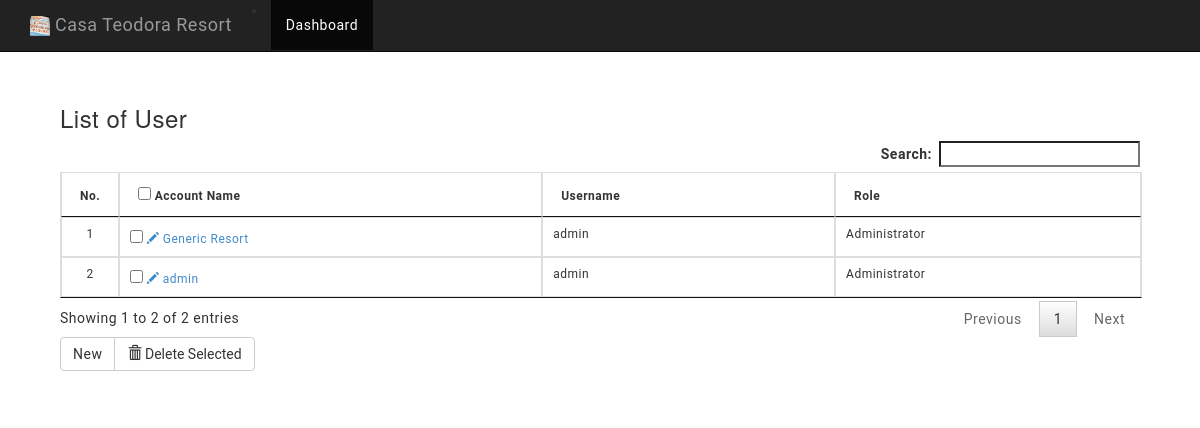
The page /admin/mod_users/index.php (signed in) on the database its author committed.
### tables this page shows
CREATE TABLE `tbluseraccount` (
  `USERID` int(11) NOT NULL,
  `UNAME` varchar(255) NOT NULL DEFAULT '-',
  `USER_NAME` varchar(90) NOT NULL DEFAULT '-',
  `UPASS` varchar(90) NOT NULL DEFAULT '-',
  `ROLE` varchar(30) NOT NULL DEFAULT '-',
  `PHONE` varchar(255) NOT NULL DEFAULT '0',
  `User_Email` varchar(90) NOT NULL DEFAULT '-',
  `Logo` text NOT NULL DEFAULT 'logo/2023010833039c9f1649441b649a7b0194f861540dbfb.png',
  `ADDRESS` varchar(255) NOT NULL,
  `VALID_ID` varchar(255) NOT NULL,
  `BIR` varchar(255) NOT NULL,
  `ResortAuth` tinyint(1) NOT NULL DEFAULT 0,
  `twoWayAuth` tinyint(1) NOT NULL DEFAULT 0,
  `twoWayCode` varchar(255) DEFAULT NULL
);

### admin/mod_users/index.php (called while the page is built, shortened)
<?php
require_once '../themes/backendTemplate.php';
?>

### includes/database.php (called while the page is built, shortened)
<?php
class Database {
	var $sql_string = '';
	private $conn;
	public function open_connection() {
		$this->conn = mysqli_connect(DB_SERVER,DB_USER,DB_PASS);
		if(!$this->conn){
			echo "Problem in database connection! Contact administrator!";
			exit();
		}else{
			$db_select = mysqli_select_db($this->conn,"id19885120_db_multiresort");
		}
	}
	function setQuery($sql='') {
		$this->sql_string=$sql;
	}
	function executeQuery() {
		$result = mysqli_query($this->conn,$this->sql_string);
		return $result;
	}
	private function confirm_query($result) {
		return $result;
	}
	function loadResultList( $key='' ) {
		$cur = $this->executeQuery();
		$array = array();
		while ($row = mysqli_fetch_object($cur)) {
			if ($key) {
				$array[$row->$key] = $row;
			} else {
				$array[] = $row;
			}
		}
		return $array;
	}
	function loadSingleResult() {
		$cur = $this->executeQuery();
		while ($row = mysqli_fetch_object($cur)) {
		return $data = $row;
		}
	}
}
  $mydb = new Database();
?>

### includes/user.php (called while the page is built, shortened)
<?php
require_once('database.php');
class User{
	protected static $tbl_name = "tbluseraccount";
	function single_user($id=0){
			global $mydb;
			$mydb->setQuery("SELECT * FROM ".self::$tbl_name." Where `USERID`= {$id} LIMIT 1");
			$cur = $mydb->loadSingleResult();
			return $cur;
	}
}
?>

### includes/functions.php (called while the page is built, shortened)
<?php
	function currentpage(){
		$this_page = $_SERVER['SCRIPT_NAME'];
	    $bits = explode('/',$this_page);
		 return $bits[3];
	}
?>

### admin/mod_users/list.php (the view, shortened to what this page needs)
<div class="container">
			<div class="panel-body">
				<h3 align="left">List of User</h3>
			    <form action="controller.php?action=delete" Method="POST">
				<table id="example" style="font-size:12px;white-space: nowrap;" class="table table-hover table-bordered"  cellspacing="0">
				  <thead>
				  	<tr >
				  		<th>No.</th>
				  		<th>
				  		 <input type="checkbox" name="chkall" id="chkall" onclick="return checkall('selector[]');">
				  		 Account Name</th>
				  		<th>Username</th>
				  		<th>Role</th>
				  	</tr>
				  </thead>
				  <tbody>
				  	<?php
				  		$mydb->setQuery("SELECT * FROM `tbluseraccount` WHERE Role='Administrator'");
				  		$cur = $mydb->loadResultList();
						foreach ($cur as $result) {
				  		echo '<tr>';
						echo '<td width="5%" align="center"></td>';
				  		echo '<td><input type="checkbox" name="selector[]" id="selector[]" value="'.$result->USERID. '"/>
				  				<a  href="index.php?view=edit&id='.$result->USERID.'">  <span class="glyphicon glyphicon-pencil">
				  				<a href="index.php?view=edit&id='.$result->USERID.'">' . ' '.$result->UNAME.'</a></td>';
				  		echo '<td>'. $result->USER_NAME.'</td>';
				  		echo '<td>'. $result->ROLE.'</td>';
				  		echo '</tr>';
				  	}
				  	?>
				  </tbody>
				</table>
				<div class="btn-group">
				  <a href="index.php?view=add" class="btn btn-default">New</a>
				  <button type="submit" class="btn btn-default" name="delete"><span class="glyphicon glyphicon-trash"></span> Delete Selected</button>
				</div>
				</form>
	  		</div>
</div>

### admin/themes/backendTemplate.php (shortened to what this page needs)
<!DOCTYPE html>
<html lang="en">
<head>
  <link href="<?php echo WEB_ROOT; ?>admin/css/bootstrap.min.css" rel="stylesheet">
  <link rel="stylesheet" type="text/css" href="<?php echo WEB_ROOT; ?>admin/css/jquery.dataTables.css">
  <link href="<?php echo WEB_ROOT; ?>admin/css/bootstrap-datetimepicker.min.css" rel="stylesheet" media="screen">
  <link rel="stylesheet" href="<?php echo WEB_ROOT; ?>admin/plugins/bootstrap-wysihtml5/bootstrap3-wysihtml5.min.css">
  <link rel="stylesheet" href="<?php echo WEB_ROOT; ?>admin/css/app.css">
</head>
<link href="<?php echo WEB_ROOT; ?>admin/css/offcanvas.css" rel="stylesheet">
<body>
  <?php
  $user = new User();
  $single_user = $user->single_user($_SESSION['ADMIN_ID']);
  ?>
  <div class="navbar navbar-fixed-top navbar-inverse" role="navigation">
    <div class="container">
      <div class="navbar-header">
        <li class="dropdown">
          <a class="navbar-brand  dropdown-toggle" href="#" role="button" data-toggle="dropdown" aria-expanded="false"><img style="width:20px;height:20px" src="<?php echo WEB_ROOT . 'admin/mod_users/' . $single_user->Logo; ?>" /> <?php echo $single_user->UNAME; ?> <span style="color:#fff" class="glyphicon glyphicon-menu-down"></span></a>
        </li>
      </div>
      <div class="collapse navbar-collapse">
        <ul class="nav navbar-nav">
          <li class="<?php echo (currentpage() == 'index.php') ? "active" : false; ?>"><a href="<?php echo WEB_ROOT; ?>admin/index.php">Dashboard</a></li>
        </ul>
      </div>
    </div>
  </div>
  <div class="container">
    <?php require_once $content; ?>
  </div>
</body>
</html>

### admin/css/app.css (style rules this page uses)
body { font-size: 14px; letter-spacing: 0.5px; overflow-x: hidden; font-family: 'Roboto', sans-serif; }
a { text-decoration: none; }
input::placeholder { color: #000 !important; opacity: .3 !important }

### admin/css/offcanvas.css (style rules this page uses)
body { padding-top: 70px; }

### rows shown on the page
tbluseraccount: Logo (picture), UNAME "Casa Teodora Resort"
tbluseraccount: UNAME "Generic Resort", USER_NAME "admin", ROLE "Administrator"
tbluseraccount: UNAME "admin", USER_NAME "admin", ROLE "Administrator"
